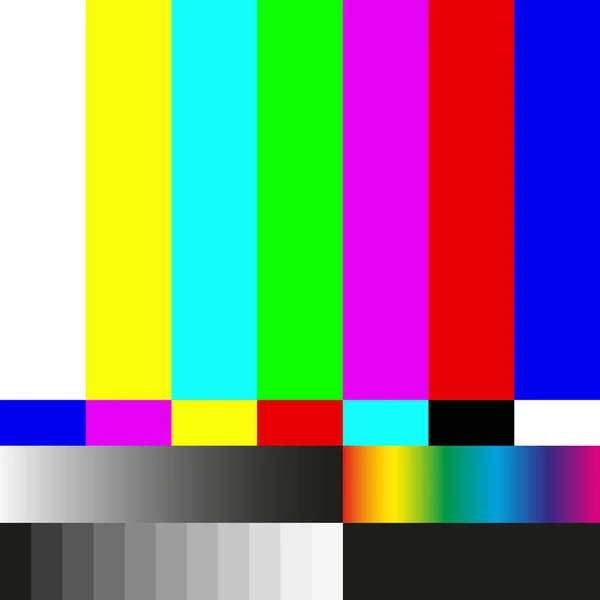
%> input picture Pratica_5/RGB2GRAY/cores.jpg, 600 x 600 px
$ octave rgb2gray.m   (GNU Octave 9; MATLAB toolbox functions it lacks are replaced by stand-ins)
%> lines starting %> are read from the running program, lines starting %| are printed output that depends on the picture
close all;
clear all;

im = imread('cores.jpg');
%> im is the input picture: size 600x600x3 uint8; mean R, G, B 133.3, 133.7, 133.3

imGray = (im(:,:,1) * 0.2989) + (im(:,:,2) * 0.5870) + (im(:,:,3) * 0.1140);
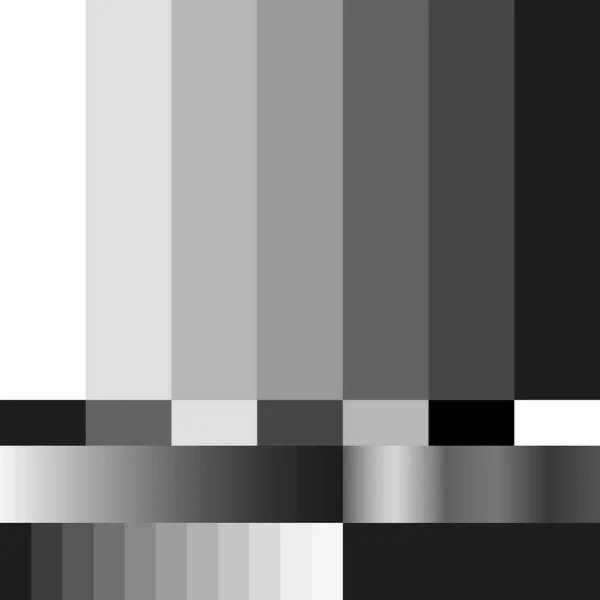
%> imGray: size 600x600 uint8; min 0, max 255, mean 133.7

figure(1);

subplot(1,2,1);
imshow(im);
title('Entrada');

subplot(1,2,2);
imshow(imGray);
title('Escala de cinza');

imR = im(:,:,1);
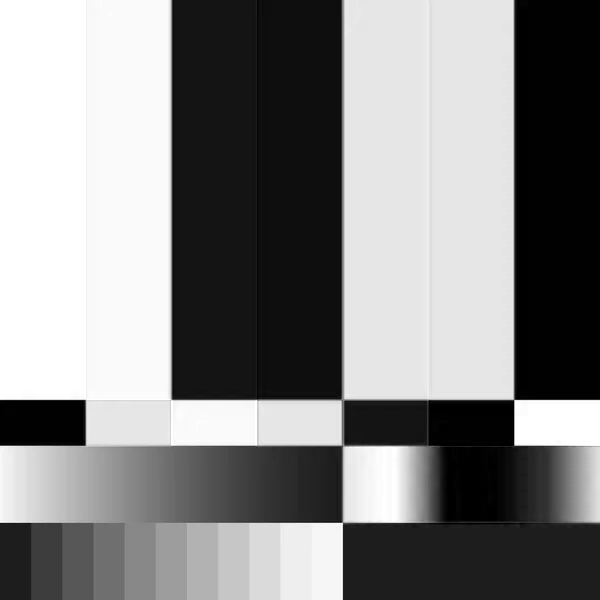
%> imR: size 600x600 uint8; min 0, max 255, mean 133.3
imG = im(:,:,2);
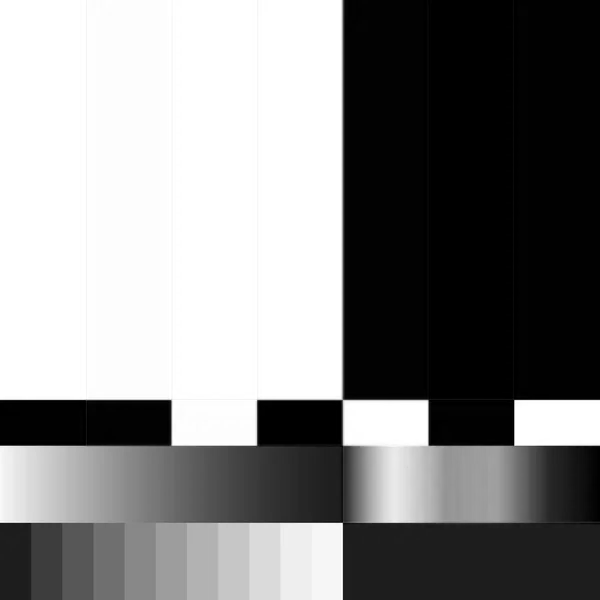
%> imG: size 600x600 uint8; min 0, max 255, mean 133.7; mean of the top-left, top-right, bottom-left and bottom-right quarters 254.3, 37.4, 164.5, 78.8
imB = im(:,:,3);
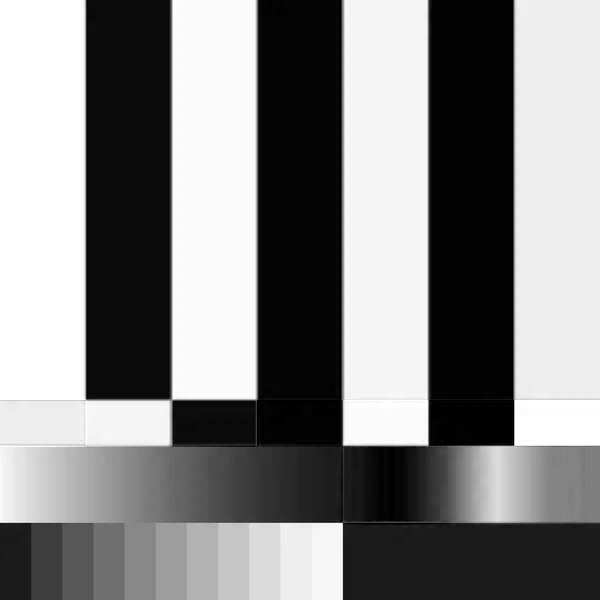
%> imB: size 600x600 uint8; min 0, max 255, mean 133.3; mean of the top-left, top-right, bottom-left and bottom-right quarters 148, 139.2, 139.1, 106.7

figure(2);

subplot(1,3,1);
imshow(imR);
title('Canal Vermelho');

subplot(1,3,2);
imshow(imG);
title('Canal Verde');

subplot(1,3,3);
imshow(imB);
title('Canal Azul');
